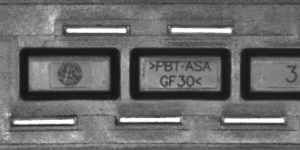
#> input picture connectors.png, 300 x 150 px
$ jupyter execute soru1.ipynb
#> lines starting #> are read from the running program, lines starting #| are printed output that depends on the picture
Kemal Demirel

191104091

HW2- SORU1

[cell 1]
import cv2
import numpy as np
import matplotlib.pyplot as plt

## 1-Load a gray scale image

[cell 2]
gray_scale_image = cv2.imread('connectors.png', 0)
#> gray_scale_image is the input picture: shape (150, 300); min 21, max 255, mean 106.3
plt.imshow(gray_scale_image, cmap='gray')
plt.show()

## 2- Implement a 2D Gaussian Kernel with size 5*5 and sigma = 1.0. Kernel normalized therefore its sum equals to 1.

[cell 3]
def gaussianKernel2D(sigma, kernel_size):
    grid = np.arange(-kernel_size // 2 + 1., kernel_size // 2 + 1.)
    x, y = np.meshgrid(grid, grid)
    gaussian_kernel = np.exp(-(x**2 + y**2) / (2. * sigma**2)) / (2. * np.pi * sigma**2)
    gaussian_kernel = gaussian_kernel / np.sum(gaussian_kernel)
    return gaussian_kernel

## 3-Convolve the image with the Gaussian kernel using a sliding window approach. Do not use any libraries for convolution.

[cell 4]
pad_size = 5 // 2
padded_image = np.pad(gray_scale_image, ((pad_size, pad_size), (pad_size, pad_size)), mode='constant')
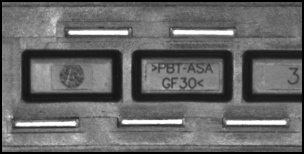
#> padded_image: shape (154, 304); min 0, max 255, mean 102.1

Filtered image with zeros is created

[cell 5]
filtered_img = np.zeros_like(gray_scale_image)

Apply gaussian filter to the image with sigma=1.0 and kernel_size=5*5

[cell 6]
gaussian_kernel = gaussianKernel2D(1.0, 5)

[cell 7]
for i in range(pad_size, gray_scale_image.shape[0] + pad_size):
    for j in range(pad_size, gray_scale_image.shape[1] + pad_size):
        window = padded_image[i - pad_size:i + pad_size + 1, j - pad_size:j + pad_size + 1]
        filtered_img[i - pad_size, j - pad_size] = np.sum(window * gaussian_kernel)
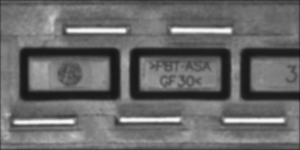
#> filtered_img: shape (150, 300); min 19, max 249, mean 105.1

Compare images

[cell 8]
plt.imshow(gray_scale_image, cmap='gray')
plt.title('Original Gray Scale Image')
plt.show()

[cell 9]
plt.imshow(filtered_img, cmap='gray')
plt.title('After Filter operations applied')
plt.show()

## 4 - Apply subsampling to the filtered image by taking every other pixel along both dimensions (Hint: subsampled_img[i, j] = img[i*factor, j*factor]

[cell 10]
factor = 2
subsampled_img = np.zeros((filtered_img.shape[0] // factor, filtered_img.shape[1] // factor))
for i in range(subsampled_img.shape[0]):
    for j in range(subsampled_img.shape[1]):
        subsampled_img[i, j] = filtered_img[i * factor, j * factor]
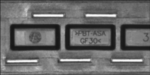
#> subsampled_img: shape (75, 150) float64; min 22, max 249, mean 105.1

Image displayed

[cell 11]
plt.imshow(subsampled_img, cmap='gray')
plt.title('Image which subsampled')
plt.show()

[cell 12]
filtered_img.shape
#> Out = (150, 300)

After sumbsampling operations applied

[cell 13]
subsampled_img.shape
#> Out = (75, 150)

## 5- Repeat steps 2-4 three more times with increasing sigma values of 2.0, 3.0, and 4.0 to obtain a sequence of downsampled images with increasing levels of blurring.

[cell 14]
def repeat_step_2_4(sigma):
#> called with sigma = 2
    pad_size = 5 // 2
    padded_image = np.pad(gray_scale_image, ((pad_size, pad_size), (pad_size, pad_size)), mode='constant')
    filtered_img = np.zeros_like(gray_scale_image)
    gaussian_kernel = gaussianKernel2D(sigma, 5)
    for i in range(pad_size, gray_scale_image.shape[0] + pad_size):
        for j in range(pad_size, gray_scale_image.shape[1] + pad_size):
            window = padded_image[i - pad_size:i + pad_size + 1, j - pad_size:j + pad_size + 1]
            filtered_img[i - pad_size, j - pad_size] = np.sum(window * gaussian_kernel)
    factor = 2
    subsampled_img = np.zeros((filtered_img.shape[0] // factor, filtered_img.shape[1] // factor))
    for i in range(subsampled_img.shape[0]):
        for j in range(subsampled_img.shape[1]):
            subsampled_img[i, j] = filtered_img[i * factor, j * factor]
    return subsampled_img

Apply step 2-4 for sigma values 2.0, 3.0, 4.0

[cell 15]
sigma_2_image = repeat_step_2_4(2.0)
sigma_3_image = repeat_step_2_4(3.0)
sigma_4_image = repeat_step_2_4(4.0)

## 6- Display the original image and the sequence of downsampled images side by side for comparison.

[cell 16]
fig, axs = plt.subplots(1, 3, figsize=(20, 5))
axs[0].imshow(sigma_2_image, cmap='gray')
axs[0].set_title('Sigma 2 image')
axs[1].imshow(sigma_3_image, cmap='gray')
axs[1].set_title('Sigma 3 image')
axs[2].imshow(sigma_4_image, cmap='gray')
axs[2].set_title('Sigma 4 image')
plt.show()
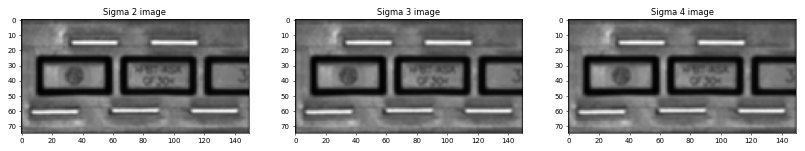
#> figure drawn by matplotlib, 3 panels

[cell 17]
output = sigma_4_image - sigma_2_image
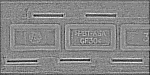
#> output: shape (75, 150) float64; min -8, max 7, mean -0.0933; drawn with min black and max white
output
